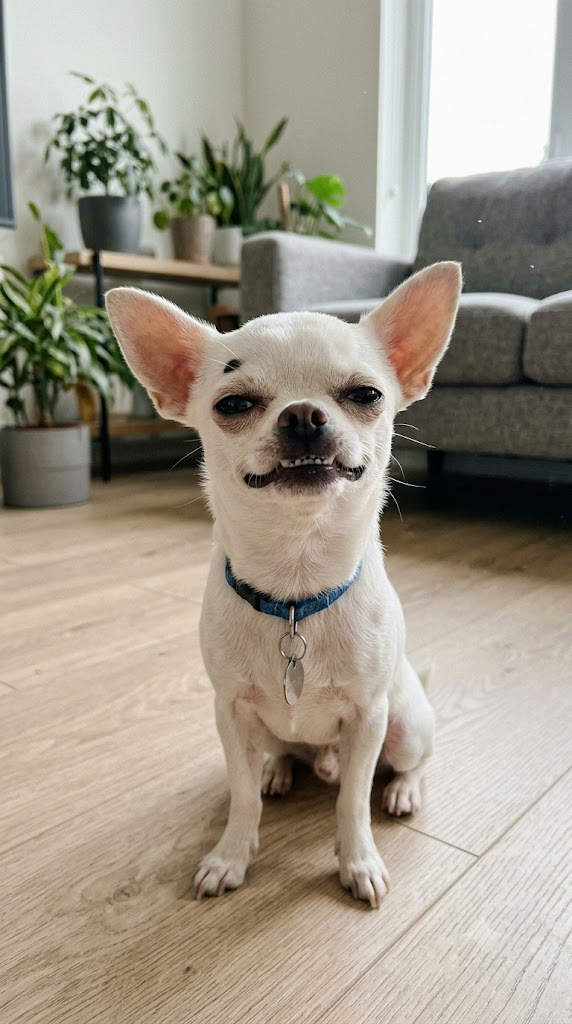
#> input picture character/taco-ref-v5-max.jpg, 572 x 1024 px; its folder holds 6 pictures in this run
$ python crop_assets.py
#> lines starting #> are read from the running program, lines starting #| are printed output that depends on the picture
# -*- coding: utf-8 -*-
"""從角色定裝照裁出頻道美術要用的素材（頭像臉部、banner 用的雙狗）"""
from PIL import Image, ImageEnhance, ImageFilter
from pathlib import Path

BASE = Path(__file__).resolve().parent
CHAR = BASE.parent / "character"
OUT = BASE / "assets"
OUT.mkdir(exist_ok=True)


def punch(img, sharp=1.25, color=1.08, contrast=1.06):
    img = ImageEnhance.Sharpness(img).enhance(sharp)
    img = ImageEnhance.Color(img).enhance(color)
    img = ImageEnhance.Contrast(img).enhance(contrast)
    return img


def crop(src, box, out, size=None):
#> called with src = 'taco-ref-v5-max.jpg', box = (95, 215, 475, 595), out = 'taco-face.jpg', size = (1000, 1000)
    img = Image.open(CHAR / src).convert("RGB").crop(box)
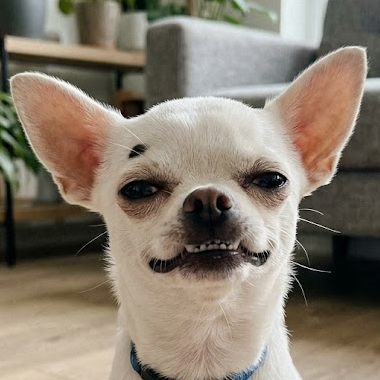
#> img: PIL image 380x380 RGB; mean R, G, B 134.9, 123.8, 109.4
    if size:
        img = img.resize(size, Image.LANCZOS)
#> img: PIL image 1000x1000 RGB
    img = punch(img)
    img.save(OUT / out, quality=96)
    print(out, img.size)
#| taco-face.jpg (1000, 1000)


# 頭像：Taco 臉部特寫（v5-max 極限機歪臉）
crop("taco-ref-v5-max.jpg", (95, 215, 475, 595), "taco-face.jpg", (1000, 1000))

# banner：Taco 頭＋上半身（含藍項圈辨識物）
crop("taco-ref-v5-max.jpg", (60, 225, 520, 730), "taco-full.jpg", (920, 1010))
#> call 2 of crop, with src = 'taco-ref-v5-max.jpg', box = (60, 225, 520, 730), out = 'taco-full.jpg', size = (920, 1010)
#> in crop (call 2), `img = Image.open(CHAR / src).convert("RGB").crop(box)`:
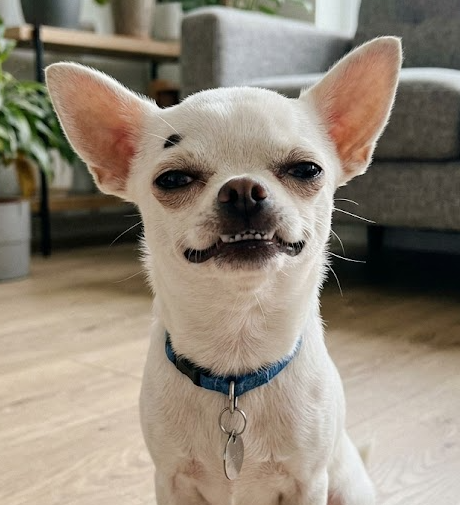
#> img: PIL image 460x505 RGB; mean R, G, B 145.5, 134.5, 119.8
#| taco-full.jpg (920, 1010)

# banner：Nova 哈士奇頭＋胸（避開左下角的狗床與 Taco）
crop("duo-scene-dogbed.jpg", (322, 90, 572, 555), "nova-full.jpg", (750, 1395))
#> call 3 of crop, with src = 'duo-scene-dogbed.jpg', box = (322, 90, 572, 555), out = 'nova-full.jpg', size = (750, 1395)
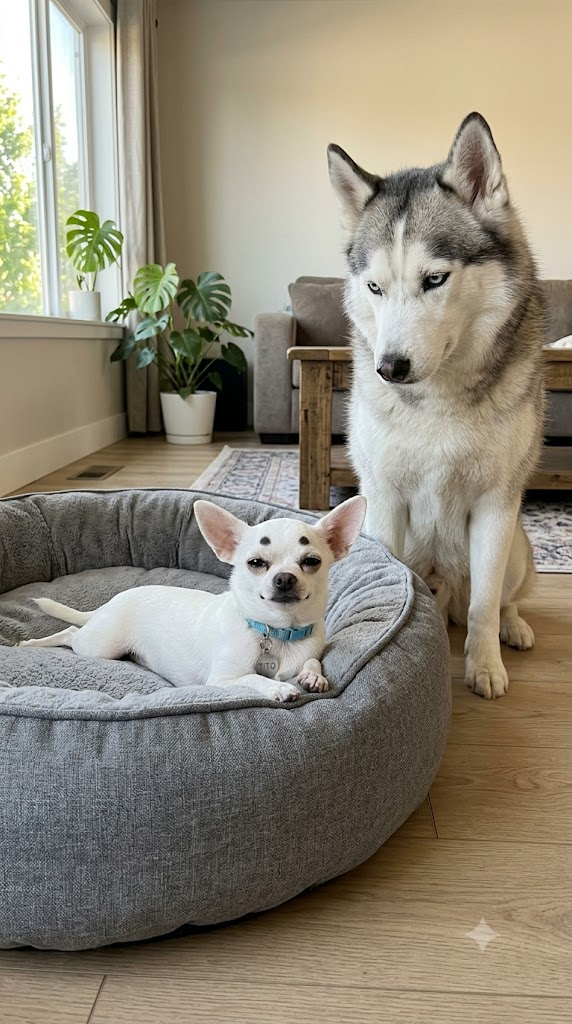
#> input picture character/duo-scene-dogbed.jpg, 572 x 1024 px
#> in crop (call 3), `img = Image.open(CHAR / src).convert("RGB").crop(box)`:
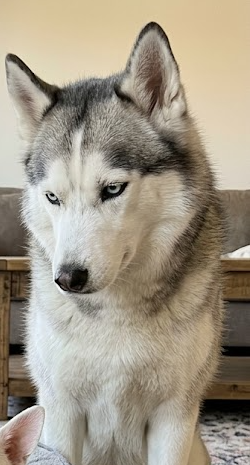
#> img: PIL image 250x465 RGB; mean R, G, B 161.7, 152.2, 135.5
#| nova-full.jpg (750, 1395)
